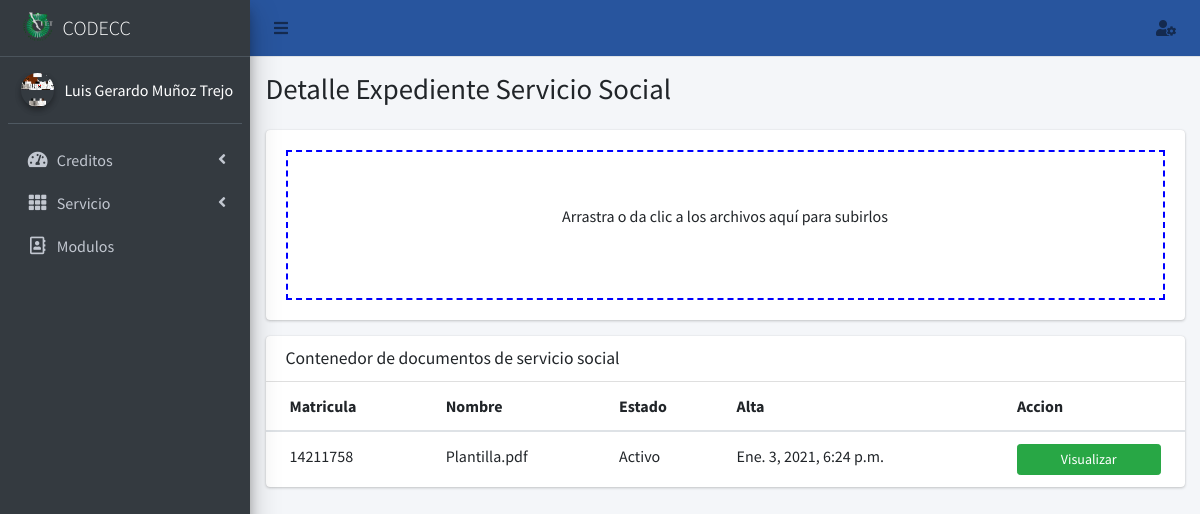
Screenshot of /expediente/servicio/1?matricula=14211758 (signed in) with the database file from the repository.
### core/models.py (models this page shows, shortened)
class Perfil(models.Model):
    user=models.OneToOneField(User,null=True,on_delete=models.SET_NULL)
    nombre=models.CharField(max_length=56, blank=False, null=False)
    apellido_paterno=models.CharField(max_length=56, blank=False, null=False)
    apellido_materno=models.CharField(max_length=56, blank=False, null=False)
    modulo=models.ManyToManyField(Modulo, blank=True)
    email_institucional=models.CharField(max_length=126, blank=False, null=False, validators=[RegexValidator(regex=r'(^[a-zA-Z0-9_.+-]+@tectijuana.edu.mx+$)|(^[a-zA-Z0-9_.+-]+@tectijuana.tecnm.mx+$)',message="El formato del correo debe ser @tectijuana.edu.mx")])
    foto=models.ImageField(upload_to=rename_folder_photo, max_length=126, blank=True, null=True)
    estado=models.BooleanField(default=False)
    created_at = models.DateTimeField("Creado ", auto_now_add=True)
    updated_at = models.DateTimeField("Actualizado ", auto_now=True)
    class Meta:
        verbose_name="Perfil"
        verbose_name_plural="Perfiles"

class Documento_Servicio(models.Model):
    matricula=models.ForeignKey(Expediente_Servicio , null=True, on_delete=models.SET_NULL)
    user=models.ForeignKey(User, on_delete=models.CASCADE, blank=True, null=True)
    directorio=models.FileField(upload_to=rename_folder_documento, max_length=126, blank=True, null=True)
    nombre=models.CharField(max_length=126, blank=True, null=True)
    estado=models.BooleanField(default=True)
    created_at = models.DateTimeField("Creado ", auto_now_add=True)
    updated_at = models.DateTimeField("Actualizado ", auto_now=True)
    class Meta:
        verbose_name="Documento de Servicio"
        verbose_name_plural="Documentos de Servicio"

class Expediente_Servicio(models.Model):
    matricula=models.CharField(max_length=56, blank=False, null=False)
    nombre=models.CharField(max_length=56, blank=False, null=False)
    apellido_paterno=models.CharField(max_length=56, blank=False, null=False)
    apellido_materno=models.CharField(max_length=56, blank=False, null=False)
    perfil=models.ForeignKey(Perfil, null=True,on_delete=models.SET_NULL)
    estado=models.BooleanField(default=True)
    created_at = models.DateTimeField("Creado ", auto_now_add=True)
    updated_at = models.DateTimeField("Actualizado ", auto_now=True)
    class Meta:
        verbose_name="Expediente de Servicio"
        verbose_name_plural="Expedientes de Servicio"
    def __str__(self):
        return str(self.matricula)

### core/views.py (the view)
# urls.py: path('expediente/servicio/<int:id>',views.detalle_expediente_servicio,name="detalle_expediente_servicio"),
@login_required(login_url='login_docente')
def detalle_expediente_servicio(request,id=None):
    documentos=Documento_Servicio.objects.filter(user=request.user.id, matricula=id)
    modulos=Perfil.objects.get(user=request.user.id)
    contexto={
        'titulo': "Detalle Expediente Servicio Social",
        'modulos':modulos.modulo,
        'usuario': Perfil.objects.get(user=request.user.id),
        'documentos': documentos,
    }
    return render(request,"servicio/detalle_expediente.html",contexto)

### core/templatetags/templates.py (called while the page is built)
@register.filter(name='has_group')
def has_group(user, group_name):
       groups = user.groups.all().values_list('name', flat=True)
       return True if group_name in groups else False

@register.simple_tag
def loadsession(user):
       bandera=False
       data=Perfil.objects.get(user=user)
       if data.estado:
              bandera=True
       return bandera

### templates/servicio/detalle_expediente.html (shortened to what this page needs)
{%extends 'docente/inicio.html' %}
{% load staticfiles %}
{%load templates%}
{%block content%}
            <div class="col-lg-12">
              {%if request.user|has_group:"Servicio" or request.user.is_superuser%}
              <div class="card card-default">
                <div class="card-body">
                    <form action="{% url 'Ajax_AltaDocumentoExpedienteServicio' %}" class="dropzone" id="myDropzone" method='POST' enctype="multipart/form-data">
                      </form>
                </div>
              </div>
            </div>
                <div class="col-lg-12">
                  <div class="card">
                    <div class="card-header">
                      <h3 class="card-title">Contenedor de documentos de servicio social</h3>
                    </div>
                    <div class="card-body table-responsive p-0">
                      <table class="table table-hover text-nowrap">
                        <thead>
                          <tr>
                            <th>Matricula</th>
                            <th>Nombre</th>
                            <th>Estado</th>
                            <th>Alta</th>
                            <th>Accion</th>
                          </tr>
                        </thead>
                        <tbody>
                          {%for data in documentos%}
                            <tr>
                              <td>{{data.matricula}}</td>
                              <td>{{data.nombre}}</td>
                              <td>{%if data.estado == True%}Activo{%else%}Inactivo{%endif%}</td>
                              <td>{{data.created_at}}</td>
                              <td><a href="{{data.directorio.url}}" type="button" class="btn btn-block btn-success btn-sm">Visualizar</a></td>
                            </tr>
                            {%endfor%}
                            </tbody>
                      </table>
                    </div>
                  </div>
                </div>
                {%else%}
                <p>No tienes permisos para poder realizar esta accion</p>
                {%endif%}
</div>
{%endblock content%}
{%block css%}
<link rel="stylesheet" href="/static/css/dropzone.css">
{%endblock css%}

### templates/docente/aside.html (shortened to what this page needs)
{%load templates%}
 <aside class="main-sidebar sidebar-dark-primary elevation-4">
    <a href="" class="brand-link">
      <img src="/static/img/logo_TECT.png" alt="Logo TecNM" class="brand-image" style="opacity: .8">
      <span class="brand-text font-weight-light">CODECC</span>
    </a>
    <div class="sidebar">
      <div class="user-panel mt-3 pb-3 mb-3 d-flex">
        <div class="image">
          {%if usuario.foto%}
          <img src="{{usuario.foto.url}}" class="img-circle elevation-2" alt="User Image">
          {%else%}
          <img src="/static/img/usernone.png" class="img-circle elevation-2" alt="User Image">
          {%endif%}
        </div>
        <div class="info">
          <span style="color: white;">{{usuario.nombre}} {{usuario.apellido_paterno}} {{usuario.apellido_materno}}</span>
        </div>
      </div>
      <nav class="mt-2">
        <ul class="nav nav-pills nav-sidebar flex-column" data-widget="treeview" role="menu" data-accordion="false">
          {% if request.user|has_group:"Docente" or request.user.is_superuser %}
          <li class="nav-item">
            <a href="#" class="nav-link">
              <i class="nav-icon fas fa-tachometer-alt"></i>
              <p>
                Creditos
                <i class="right fas fa-angle-left"></i>
              </p>
            </a>
          </li>
          {%endif%}
          {% if request.user|has_group:"Servicio" or request.user.is_superuser %}
          <li class="nav-item">
            <a href="#" class="nav-link">
              <i class="nav-icon fas fa-th"></i>
              <p>
                Servicio
                <i class="right fas fa-angle-left"></i>
              </p>
            </a>
          </li>
          {%endif%}
          {% if request.user.is_superuser %}
          <li class="nav-item">
            <a href="{%url 'modulo'%}" class="nav-link">
              <i class="nav-icon far fa-address-book"></i>
              <p>
                Modulos
              </p>
            </a>
          </li>
          {%endif%}
        </ul>
      </nav>
    </div>
  </aside>

### static/css/dropzone.css (style rules this page uses)
.dropzone,.dropzone * { box-sizing:border-box }
.dropzone { min-height:150px;border:2px solid rgba(0,0,0,0.3);background:white;padding:20px 20px }
.dropzone.dz-clickable { cursor:pointer }

### templates/servicio/detalle_expediente.html (style rules this page uses)
.dropzone { border: 2px dashed blue; }

### rows the page displays
Perfil: foto (picture), nombre "Luis Gerardo", apellido_paterno "Muñoz", apellido_materno "Trejo"
Documento_Servicio: matricula "14211758", nombre "Plantilla.pdf", estado "Activo", created_at "Ene. 3, 2021, 6:24 p.m."

### other values shown
{{ titulo }} "Detalle Expediente Servicio Social"
